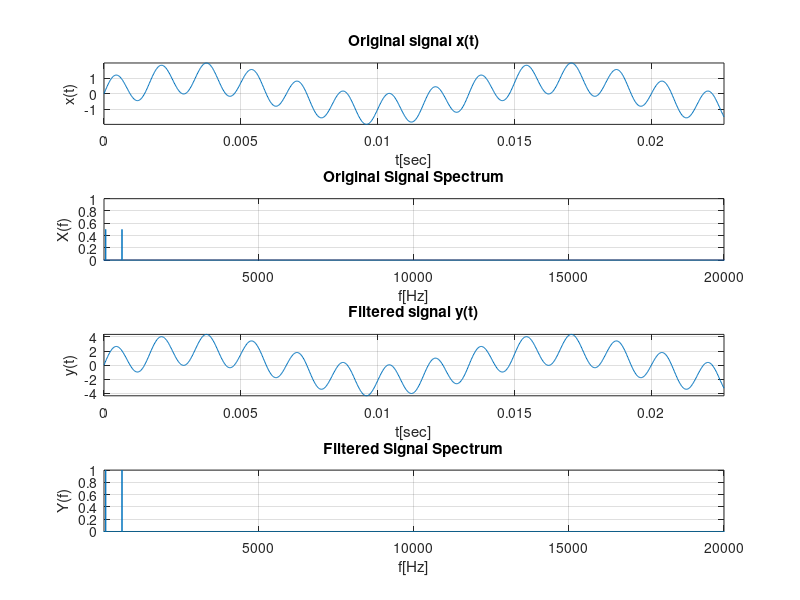

MATLAB code for this plot:
% second order LP shelving filter
fs = 44100;
T = 1;
N = T*fs;
t = (0:N-1)*(1/fs);
fgrid = fs*(0:N-1)/N;
n_plot = 1000;

frequencies = [75 600]';
x = sum(sin(2*pi*frequencies.*t));
Xf = (1/N)*fft(x,N);
Xf_mag = abs(Xf);

subplot(411);plot(t(1:n_plot),x(1:n_plot)); grid on; title("Original signal x(t)"); xlabel('t[sec]'); ylabel('x(t)'); axis tight;
subplot(412);plot(fgrid,Xf_mag); grid on; title("Original Signal Spectrum"); xlabel("f[Hz]"); ylabel("X(f)"); axis([20 20*10^3 0 1]);

H0 = 1.2;
V0 = 1 + H0;

fc = 100;
wc = 2*pi*fc;
b = [(1/(wc))^2, ((2*V0)^(1/2))/wc , V0];
a = [(1/(wc))^2, (2^(1/2))/wc, 1];

if(V0 >= 1)
    [b_z, a_z] = bilinear(b,a,fs)
else
    [a_z, b_z] = bilinear(a,b,fs)
end

y = filter(b_z,a_z,x);
Yf = (1/N)*fft(y,N);
Yf_mag = abs(Yf);

subplot(413);plot(t(1:n_plot), y(1:n_plot)); grid on; title("Filtered signal y(t)"); xlabel("t[sec]"); ylabel("y(t)"); axis tight;
subplot(414);plot(fgrid, Yf_mag); grid on; title("Filtered Signal Spectrum"); xlabel("f[Hz]"); ylabel("Y(f)"); axis([20 20*10^3 0 1]);
% listen to the filtered signal:
sound(x,fs);
pause(1.2*T);
sound(y,fs);